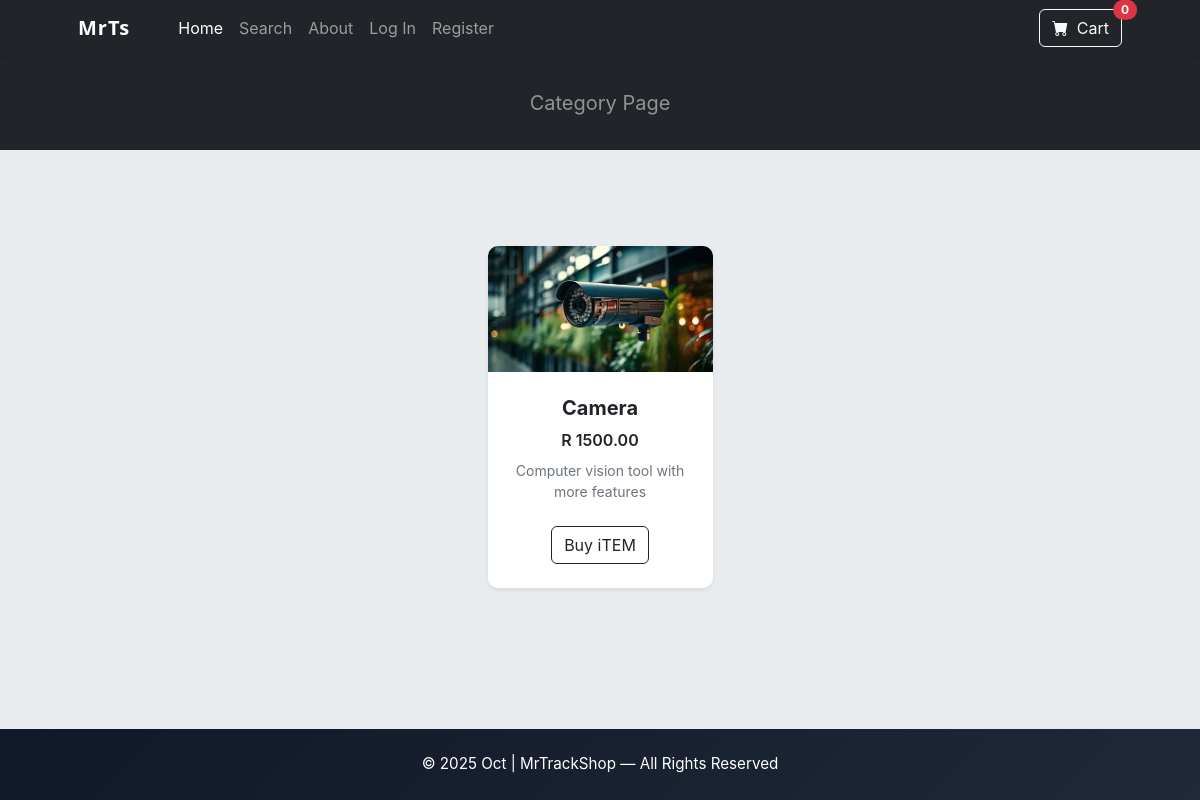
Page /category/Camera Doom on the earlier database version.
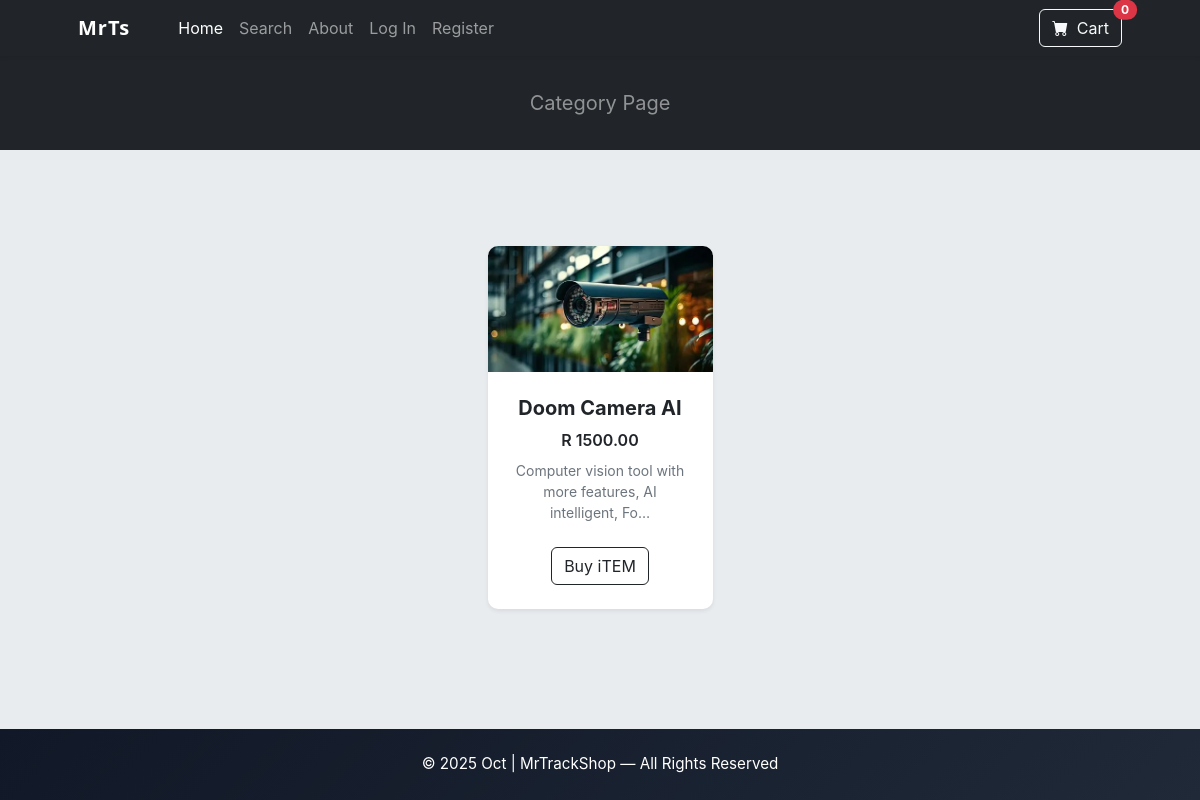
Same page on the later database version.
### store/models.py (models this page shows, shortened)
class Product(models.Model):
    name = models.CharField(max_length=100)
    price = models.DecimalField(default=0, decimal_places=2, max_digits=7)
    category = models.ForeignKey(Category, on_delete=models.CASCADE, default=1)
    description = models.CharField(max_length=250, default='', blank=True, null=True)
    image = models.ImageField(upload_to='uploads/product/')
    is_sale = models.BooleanField(default=False)
    sale_price = models.DecimalField(default=0, decimal_places=2, max_digits=6)

### store/views.py (the view)
# urls.py: path('category/<str:foo>', views.category, name='category'),
def category(request,foo):
    foo = foo.replace('-', '')
    try:
        category = Category.objects.get(name=foo)
        products = Product.objects.filter(category=category)
        return render(request, 'category.html', {'products':products , 'category':category})
    except:
        messages.success(request, ("Something went wrong! Try again.."))
        return redirect('home')

### cart/cart.py (called while the page is built)
    def __len__(self):
        return len(self.cart)

### cart/context_processors.py (called while the page is built)
def cart(request):
    return {'cart': Cart(request)}

### store/templates/category.html (shortened to what this page needs)
{% extends 'base.html' %}
{% load static %}
{% block content %}
<header class="bg-dark py-3">
    <div class="container px-2 px-lg-3 my-3">
        <div class="text-center text-white">
            <p class="lead fw-normal font-sans text-white-50 mb-0">Category Page</p>
        </div>
    </div>
</header>
<section class="py-5">
    <div class="container px-4 px-lg-5 mt-5">
        <div class="row gx-4 gx-lg-5 row-cols-2 row-cols-md-3 row-cols-xl-4 justify-content-center">
            {% for product in products %}
            <div class="col mb-5">
                <div class="card h-100 product-card border-0 shadow-sm">
                    <img class="card-img-top product-img" src="{{ product.image.url }}" alt="{{ product.name }}" />
                    <div class="card-body p-4">
                        <div class="text-center">
                            <h5 class="fw-bolder">{{ product.name }}</h5>
                            {% if product.is_sale %}
                            <div class="d-flex justify-content-center small text-warning mb-2">
                                <div class="bi-star-fill"></div>
                                <div class="bi-star-fill"></div>
                                <div class="bi-star-fill"></div>
                                <div class="bi-star-fill"></div>
                                <div class="bi-star-fill"></div>
                            </div>
                            <p class="mb-0">
                                <strike class="text-muted">R {{ product.price }}</strike>
                                &nbsp; <strong>R {{ product.sale_price }}</strong>
                            </p>
                            {% else %}
                            <p class="mb-0 fw-semibold">R {{ product.price }}</p>
                            {% endif %}
                            <small class="text-muted d-block mt-2">{{ product.description|truncatechars:60 }}</small>
                        </div>
                    </div>
                    <div class="card-footer p-4 pt-0 border-top-0 bg-transparent">
                        <div class="text-center">
                            <a class="btn btn-outline-dark mt-auto" href="{% url 'product' product.id %}">Buy iTEM</a>
                        </div>
                    </div>
                </div>
            </div>
            {% endfor %}
        </div>
    </div>
</section>
{% endblock %}

Differences in the rows shown:
changed Product: name "Camera" → "Doom Camera AI"; description "Computer vision tool with more features" → "Computer vision tool with more features, AI intelligent, Fo…"
